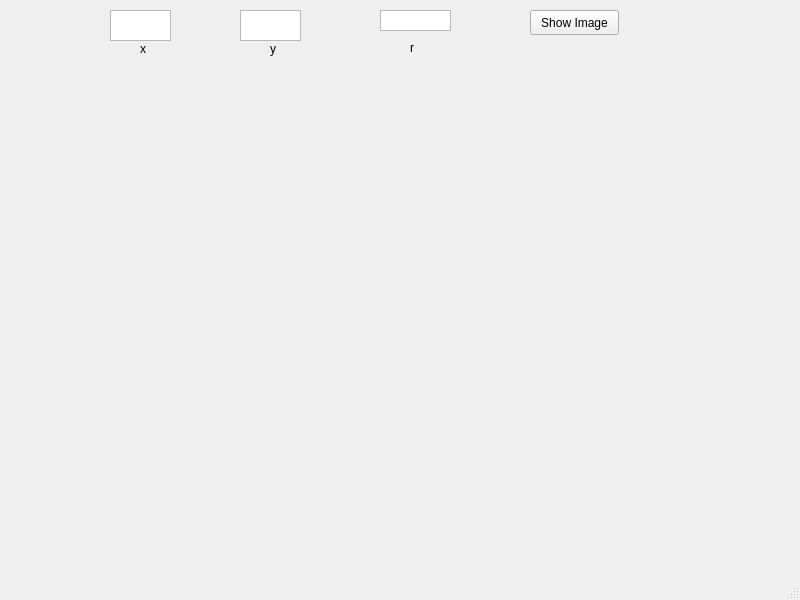
<?xml version="1.0" encoding="UTF-8"?>
<ui version="4.0">
 <class>MainWindow</class>
 <widget class="QMainWindow" name="MainWindow">
  <property name="geometry">
   <rect>
    <x>0</x>
    <y>0</y>
    <width>800</width>
    <height>600</height>
   </rect>
  </property>
  <property name="windowTitle">
   <string>MainWindow</string>
  </property>
  <widget class="QWidget" name="centralwidget">
   <widget class="QPushButton" name="pushButton">
    <property name="geometry">
     <rect>
      <x>530</x>
      <y>10</y>
      <width>89</width>
      <height>25</height>
     </rect>
    </property>
    <property name="text">
     <string>Show Image</string>
    </property>
   </widget>
   <widget class="QLabel" name="label">
    <property name="geometry">
     <rect>
      <x>100</x>
      <y>70</y>
      <width>600</width>
      <height>500</height>
     </rect>
    </property>
    <property name="text">
     <string/>
    </property>
   </widget>
   <widget class="QLabel" name="label_2">
    <property name="geometry">
     <rect>
      <x>410</x>
      <y>40</y>
      <width>16</width>
      <height>16</height>
     </rect>
    </property>
    <property name="text">
     <string>r</string>
    </property>
   </widget>
   <widget class="QTextEdit" name="textEdit">
    <property name="geometry">
     <rect>
      <x>380</x>
      <y>10</y>
      <width>71</width>
      <height>21</height>
     </rect>
    </property>
    <property name="sizePolicy">
     <sizepolicy hsizetype="Expanding" vsizetype="Expanding">
      <horstretch>0</horstretch>
      <verstretch>0</verstretch>
     </sizepolicy>
    </property>
    <property name="acceptDrops">
     <bool>true</bool>
    </property>
    <property name="verticalScrollBarPolicy">
     <enum>Qt::ScrollBarAlwaysOff</enum>
    </property>
   </widget>
   <widget class="QTextEdit" name="xVal">
    <property name="geometry">
     <rect>
      <x>110</x>
      <y>10</y>
      <width>61</width>
      <height>31</height>
     </rect>
    </property>
   </widget>
   <widget class="QTextEdit" name="yVal">
    <property name="geometry">
     <rect>
      <x>240</x>
      <y>10</y>
      <width>61</width>
      <height>31</height>
     </rect>
    </property>
   </widget>
   <widget class="QLabel" name="label_3">
    <property name="geometry">
     <rect>
      <x>270</x>
      <y>40</y>
      <width>21</width>
      <height>17</height>
     </rect>
    </property>
    <property name="text">
     <string>y</string>
    </property>
   </widget>
   <widget class="QLabel" name="label_4">
    <property name="geometry">
     <rect>
      <x>140</x>
      <y>40</y>
      <width>16</width>
      <height>17</height>
     </rect>
    </property>
    <property name="text">
     <string>x</string>
    </property>
   </widget>
  </widget>
  <widget class="QMenuBar" name="menubar">
   <property name="geometry">
    <rect>
     <x>0</x>
     <y>0</y>
     <width>800</width>
     <height>22</height>
    </rect>
   </property>
  </widget>
  <widget class="QStatusBar" name="statusbar"/>
 </widget>
 <resources/>
 <connections/>
</ui>
